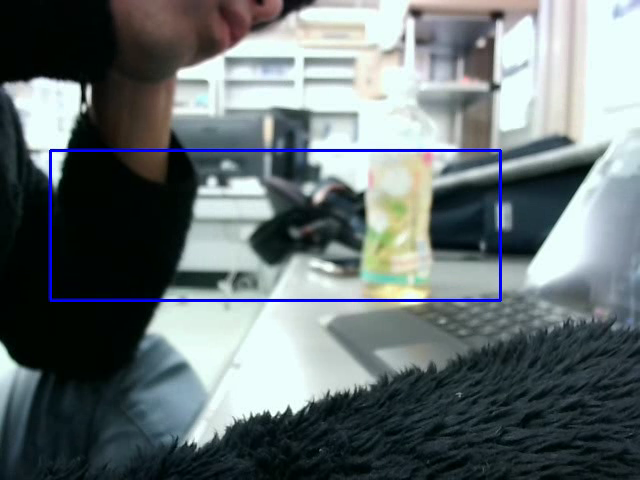
#> input picture frame 16 of matsudaira/functions/output.mp4, 640 x 480 px, given in place of the camera
$ python side_blink.py
#> lines starting #> are read from the running program, lines starting #| are printed output that depends on the picture; after the words box and inside, x2 and y2 are one past the last pixel; in counts of white or black regions, pixels touching at a corner belong together
### eyeRobot/functions/image_processing.py
import cv2

def img_process(frame,trim_xmin, trim_xmax, trim_ymin, trim_ymax):
    """
    Image processing

    ・argument
    'frame':Camera image output screen
    'trim_x' and 'trim_y':Coordinates for specifying the cut area

    ・return
    'gray_img':Video after grayscale conversion
    'bin_img':Video after binarization
    'edges':Edges detected by the canny method
    'contours':Contour points extracted from 'edges'
    """
    gau_filter = cv2.GaussianBlur(frame, (5, 5), 1)
    gray_img = cv2.cvtColor(gau_filter[trim_ymin:trim_ymax, trim_xmin:trim_xmax], cv2.COLOR_BGR2GRAY)
    th_val, bin_img = cv2.threshold(gray_img, 55, 255, cv2.THRESH_BINARY)
    edges = cv2.Canny(gray_img, 100, 170,)   # Set upper and lower thresholds
    contours, hierarchy = cv2.findContours(edges, cv2.RETR_TREE, cv2.CHAIN_APPROX_SIMPLE, offset = (trim_xmin, trim_ymin))

    return gray_img, bin_img, edges, contours

### eyeRobot/functions/judge_area.py
import cv2

# [29 lines left out: functions video_parameter, judge_eye, not called in this run]


def judge_blink(trim_frame, xmin, xmax, ymin, ymax):
    """
    Black-White area decision per measurement area for blink detection

    ・argument
    'trim_frame':Binarized cropping camera image
    'x', 'y', 'w', and 'h':Vertex of the smallest bounding rectangle relative to the black eye

    ・return
    'white_eye' and 'black_eye':Area percentages of white and black, respectively
    """
    video_size = (xmax - xmin)*(ymax - ymin)
    white = cv2.countNonZero(trim_frame)
    black = video_size - white
    white_blink = (white/video_size) * 100
    black_blink = (black/video_size) * 100

    return white_blink, black_blink

### eyeRobot/side_blink.py
import cv2, time, openpyxl
from functions import image_processing, judge_area
import matplotlib.pyplot as plt

# camera setting
cap1 = cv2.VideoCapture(0) # mac:2  USB camera:0+cv2.CAP_DSHOW
cap1.set(cv2.CAP_PROP_FOURCC, cv2.VideoWriter_fourcc('M', 'J', 'P', 'G'))
cap1.set(cv2.CAP_PROP_FPS, 30) # FPS setting
cap1.set(cv2.CAP_PROP_FRAME_WIDTH, 640) # width setting  1280pxel
cap1.set(cv2.CAP_PROP_FRAME_HEIGHT, 360) # height setting  720pxel

# trimming size setting
xmin, xmax = 230,610 #240, 600
ymin, ymax = 40, 260 #50, 250

# excel sheet setting
# sheetname = 'Normal'   # ← Editing section
# wb = openpyxl.load_workbook(R'F:\M2卒研\data\side_blink\data_sheet.xlsx')
# wb.create_sheet(sheetname)
# ws = wb[sheetname]
# ws["B2"].value = sheetname
# ws["D3"].value = "Detections"
# ws["E3"].value = "time[s]"
# ws["F3"].value = "white ratio[%]"
# ws["G3"].value = "run time[s]"
# ws["H3"].value = "white ratio[%]"
# ws["I3"].value = "Up looking"
# ws["J3"].value = "Down looking"

# parameter setting
fontType = cv2.FONT_HERSHEY_COMPLEX   # font setting
fps = int(cap1.get(cv2.CAP_PROP_FPS))
width = int(cap1.get(cv2.CAP_PROP_FRAME_WIDTH))
height = int(cap1.get(cv2.CAP_PROP_FRAME_HEIGHT))
fourcc = cv2.VideoWriter_fourcc('m', 'p', '4', 'v')
# video = cv2.VideoWriter(R'F:\\M2卒研\\data\\side_blink\\' + sheetname + '.mp4', fourcc, fps, (width, height))

input = cv2.VideoWriter('C:\\Users\\admin\\Desktop\\data\\samples\\input.mp4', fourcc, 30, (360, 200))
output = cv2.VideoWriter('C:\\Users\\admin\\Desktop\\data\\samples\\output.mp4', fourcc, 30, (360, 200))
framedelta_save = cv2.VideoWriter('C:\\Users\\admin\\Desktop\\data\\samples\\framedelta.mp4', fourcc, 30, (360, 200))
binary_save = cv2.VideoWriter('C:\\Users\\admin\\Desktop\\data\\samples\\binary.mp4', fourcc, 30, (360, 200))

avg = None   # computation frame

# For graph drawing
white_list = []
time_list = []

# For data confirmation
blink_list = []
detectime_list = []
detecwhite_list = []

# For count confirmation
up_list = []
down_list = []

# Definition
val = 0
up_counter = 0
down_counter = 0


base_time = time.time()
blink_time = 0

while True:
    ret, frame = cap1.read()
#> frame is the input picture: shape (480, 640, 3); mean B, G, R 116, 114.1, 103.9
    if not ret:
        break

    cutframe = frame[50:250, 240:600]
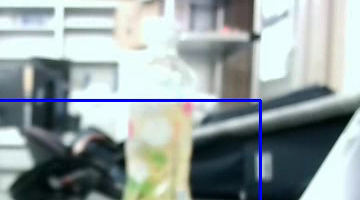
#> cutframe: shape (200, 360, 3); mean B, G, R 162.6, 161.4, 150.1
    cutframe_copy = cutframe.copy()

    gray, bin, edges, contours = image_processing.img_process(frame, 240, 600, 50, 250)
#> in img_process, `gray_img = cv2.cvtColor(gau_filter[trim_ymin:trim_ymax, trim_xmin:trim..`:
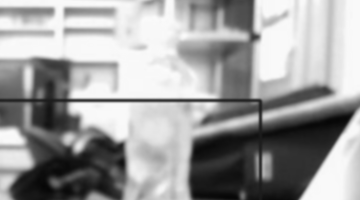
#> gray_img: shape (200, 360); min 6, max 251, mean 158.2
#> in img_process, `th_val, bin_img = cv2.threshold(gray_img, 55, 255, cv2.THRESH_BINARY)`:
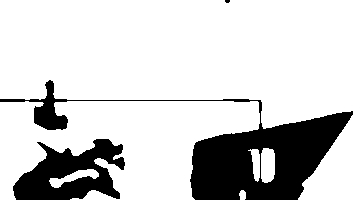
#> bin_img: shape (200, 360); 80.8% white; 3 black regions (1 under 20 px), largest, box (x1, y1, x2, y2) and area: (0, 80, 353, 200) 9886, (13, 139, 125, 200) 3959
#> in img_process, `edges = cv2.Canny(gray_img, 100, 170,)`:
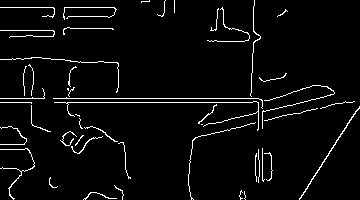
#> edges: shape (200, 360); 4% white in thin lines or dots
#> in img_process, `contours, hierarchy = cv2.findContours(edges, cv2.RETR_TREE, cv2.CHAIN..`: contours = 48 contours, 46 with area under 20; largest, box (x1, y1, x2, y2) and area: (539, 156, 600, 250) 60, (240, 198, 275, 250) 22

    if avg is None:
        avg = gray.copy().astype("float")
        continue

    cv2.accumulateWeighted(gray, avg, 0.8)
    frameDelta = cv2.absdiff(gray, cv2.convertScaleAbs(avg))
    thresh = cv2.threshold(frameDelta, 3, 255, cv2.THRESH_BINARY)[1]
    white_ratio = judge_area.judge_blink(thresh, xmin, xmax, ymin, ymax)[0]

    if 23 < white_ratio and white_ratio < 35:
        time_diff = time.time() - blink_time
        if time_diff > 0.3:
            val += 1
            blink_time = time.time()
            detection_time = blink_time - base_time
            cv2.putText(frame, 'Blink!', (260, 230), fontType, 1, (0, 0, 255), 3)
            # blink_list.append(val)
            # detectime_list.append(detection_time)
            # detecwhite_list.append(white_ratio)

    cv2.putText(frame, str(val), (190, 330), fontType, 1, (0, 0, 255), 3)
    cv2.rectangle(frame, (xmin, ymin), (xmax, ymax), (255, 0, 0), 2)

    cv2.imshow("Frame", frame)
    cv2.imshow("Bin", thresh)
    cv2.imshow('cut frame', cutframe)
    cv2.imshow('cut frame copy', cutframe_copy)

    input.write(cutframe_copy)
    output.write(cutframe)
    framedelta_save.write(cv2.cvtColor(frameDelta, cv2.COLOR_GRAY2BGR))
    binary_save.write(cv2.cvtColor(thresh, cv2.COLOR_GRAY2BGR))

    # print('white[%]', white_ratio)
    # print('width:', width)
    # print('height:', height)

    end_time = time.time()
    run_time = end_time - base_time

    # white_list.append(white_ratio)
    # time_list.append(run_time)

    # video.write(frame)

    if cv2.waitKey(1) & 0xFF == ord('q'):
        break

# [14 lines of commented-out code are left out]
input.release()
output.release()
framedelta_save.release()
binary_save.release()
cap1.release()
cv2.destroyAllWindows()

$ run again, starting later in the video
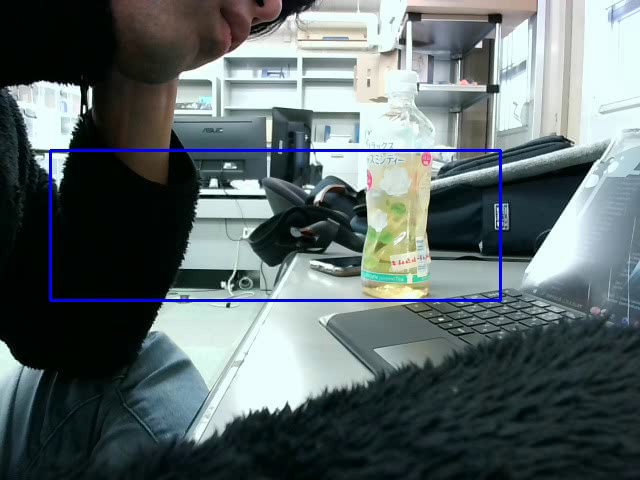
#> input picture frame 72 of matsudaira/functions/output.mp4, 640 x 480 px, given in place of the camera
#> frame is the input picture: shape (480, 640, 3); mean B, G, R 105.9, 104.8, 92.9
#> in img_process, `th_val, bin_img = cv2.threshold(gray_img, 55, 255, cv2.THRESH_BINARY)`:
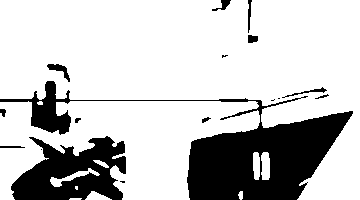
#> bin_img: shape (200, 360); 77.3% white; 17 black regions (5 under 20 px), largest, box (x1, y1, x2, y2) and area: (0, 81, 353, 200) 11053, (11, 136, 126, 200) 4627, (47, 64, 70, 82) 148
#> in img_process, `edges = cv2.Canny(gray_img, 100, 170,)`:
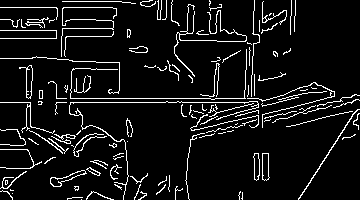
#> edges: shape (200, 360); 8% white in thin lines or dots
#> in img_process, `contours, hierarchy = cv2.findContours(edges, cv2.RETR_TREE, cv2.CHAIN..`: contours = 141 contours, 119 with area under 20; largest, box (x1, y1, x2, y2) and area: (290, 220, 327, 237) 182, (259, 115, 273, 149) 170, (290, 220, 326, 237) 162, (266, 115, 273, 149) 161, (502, 203, 510, 231) 159

$ run again, starting later in the video
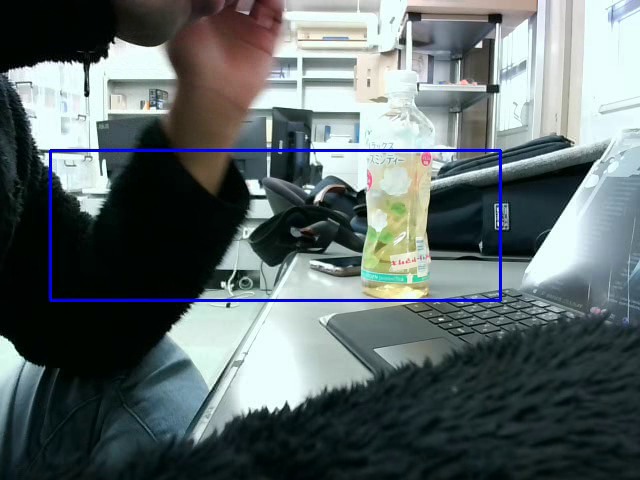
#> input picture frame 129 of matsudaira/functions/output.mp4, 640 x 480 px, given in place of the camera
#> frame is the input picture: shape (480, 640, 3); mean B, G, R 105.9, 105, 94.1
#> in img_process, `th_val, bin_img = cv2.threshold(gray_img, 55, 255, cv2.THRESH_BINARY)`:
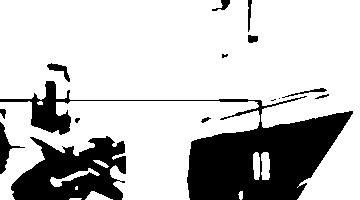
#> bin_img: shape (200, 360); 76.8% white; 15 black regions (4 under 20 px), largest, box (x1, y1, x2, y2) and area: (0, 81, 353, 200) 11054, (11, 136, 126, 200) 4649, (0, 122, 25, 174) 371
#> in img_process, `edges = cv2.Canny(gray_img, 100, 170,)`:
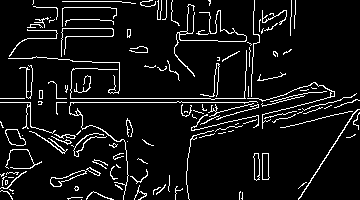
#> edges: shape (200, 360); 7.8% white in thin lines or dots
#> in img_process, `contours, hierarchy = cv2.findContours(edges, cv2.RETR_TREE, cv2.CHAIN..`: contours = 147 contours, 123 with area under 20; largest, box (x1, y1, x2, y2) and area: (245, 179, 266, 196) 218, (245, 179, 266, 196) 208, (290, 220, 327, 237) 178, (290, 220, 326, 237) 162, (502, 203, 510, 230) 157
